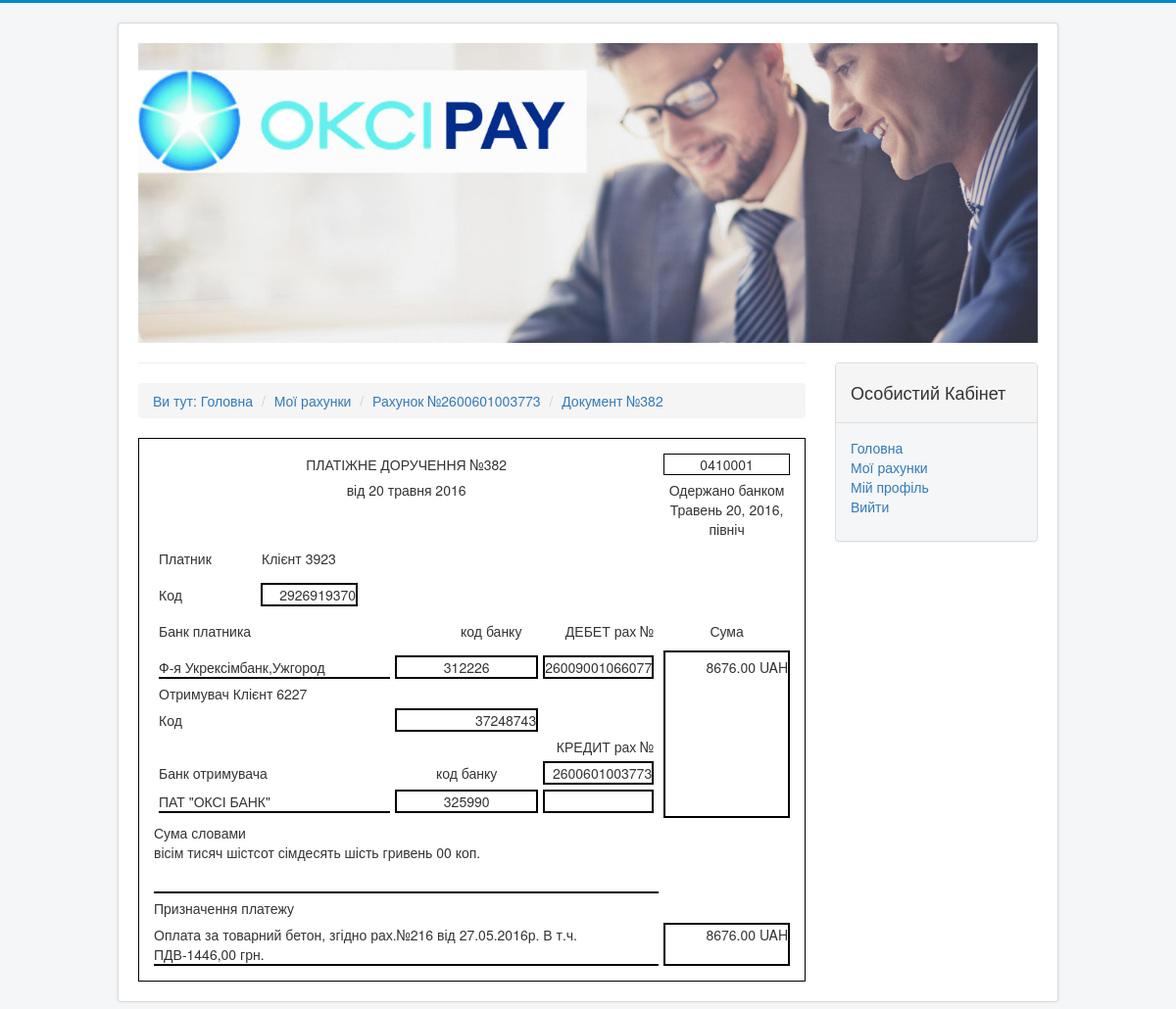
Page /account/docs/261/ (signed in) on the committed database.
### mainapp/models.py (models this page shows)
class Documents(models.Model):
    class Meta():
        db_table = 'documents'
    id_account = models.ForeignKey(Accounts)
    dt = models.TextField()
    dt_bank = models.TextField()
    docnum = models.CharField(max_length=10)
    code_bank_a = models.DecimalField(max_digits=9, decimal_places=0)
    account_a = models.DecimalField(max_digits=14, decimal_places=0)
    client_a = models.CharField(max_length=38)
    ident_a = models.CharField(max_length=10)
    code_bank_b = models.DecimalField(max_digits=9, decimal_places=0)
    account_b = models.DecimalField(max_digits=14, decimal_places=0)
    client_b = models.CharField(max_length=38)
    ident_b = models.CharField(max_length=10)
    debit_credit = models.BooleanField()
    kind = models.DecimalField(max_digits=2, decimal_places=0, null=True)
    amount = models.DecimalField(max_digits=16, decimal_places=0, null=True)
    purpose = models.TextField()
    amount_nv = models.DecimalField(max_digits=16, decimal_places=0, null=True)

class Banks(models.Model):
    class Meta():
        db_table = 'banks'
    code_bank = models.DecimalField(max_digits=6, decimal_places=0)
    bank_name = models.TextField()

### mainapp/views.py (the view)
# urls.py: url(r'^account/docs/(\d+)/$', views.doc),
def doc(request, id):
    args = {}
    args.update(csrf(request))
    document = Documents.objects.get(id=id)
    document.words_amount = convert_num2text(document.amount)
    document.amount = '{:.2f}'.format(float(document.amount) / 100.00)
    document.dt = datetime.strptime(document.dt, '%Y-%m-%d')
    document.dt_bank = datetime.strptime(document.dt_bank, '%Y/%m/%d %H:%M:%S')
    document.bank_name_a = Banks.objects.get(code_bank=document.code_bank_a).bank_name
    document.bank_name_b = Banks.objects.get(code_bank=document.code_bank_b).bank_name
    args['document'] = document
    args['username'] = auth.get_user(request).username
    return render_to_response('doc.html', args)

### mainapp/templates/doc.html
{% extends 'main.html' %}
{% block main_content %}
<hr />
<ol class="breadcrumb">
    <li><a href="/">Ви тут: Головна</a></li>
    <li><a href="/accounts/">Мої рахунки</a></li>
    <li><a href="/account/{{document.id_account.id}}">Рахунок №{{ document.account_b }}</a></li>
    <li><a href="/account/docs/{{document.id}}">Документ №{{ document.docnum }}</a></li>
</ol>
<div class="">
    <div style="width: 100%;  border: 1px solid black; padding: 10px; display: table; border-spacing: 5px;">
        <div style="display: table-row">
                <div style="width: 80%; display: table-cell; text-align: center; margin-bottom: 0;">ПЛАТІЖНЕ ДОРУЧЕННЯ №{{document.docnum}}</div>
                <div style="width: 20%; display: table-cell; text-align: center; border: 1px solid black; margin-bottom: 0; ">0410001</div>
        </div>
        <div style="display: table-row">
                <div style="width: 80%; display: table-cell; text-align: center; margin-bottom: 0;">від {{document.dt| date}}</div>
                <div style="width: 20%; display: table-cell; text-align: center; margin-bottom: 0; ">Одержано банком<br / >{{document.dt_bank}}</div>
        </div>
        <div style="display: table-row">
                <div style="display: table; width: 100%">
                    <div style="display: table-cell; width: 20%; text-align: left;" >Платник</div>
                    <div style="display: table-cell; width: 80%; text-align: left;">{{document.client_a}}</div>
                </div>
                <div style="width: 20%; display: table-cell; text-align: center; margin-bottom: 0; "></div>
        </div>
        <div style="display: table-row">
                <div style="display: table; width: 100%">
                    <div style="display: table-row">
                        <div style="display: table-cell; width: 20%; text-align: left;">Код</div>
                        <div style="display: table-cell; width: 20%; text-align: right; border: 2px solid black;">{{document.ident_a}}</div>
                        <div style="display: table-cell"></div>
                    </div>
                </div>
                <div style="width: 20%; display: table-cell; text-align: center; margin-bottom: 0; "></div>
        </div>
        <div style="display: table-row">
                <div style="display: table; width: 100%">
                    <div style="display: table-row">
                        <div style="display: table-cell; width: 60%; text-align: left;">Банк платника</div>
                        <div style="display: table-cell; width: 15%; text-align: center;">код банку</div>
                        <div style="display: table-cell; width: 25%; text-align: right;">ДЕБЕТ рах №</div>
                    </div>
                </div>
                <div style="width: 20%; display: table-cell; text-align: center; margin-bottom: 0; ">Сума</div>
        </div>
        <div style="display: table-row">
                <div style="display: table; width: 100%">
                    <div style="display: table-row">
                        <div style="display: table-cell; width: 60%; text-align: left;  border-bottom: 2px solid black">{{document.bank_name_a}}</div>
                        <div style="display: table-cell; width: 15%; text-align: center; border: 2px solid black">{{document.code_bank_a}}</div>
                        <div style="display: table-cell; width: 25%; text-align: right; border: 2px solid black">{{document.account_a}}</div>
                    </div>
                    <div style="display: table-row">
                        <div style="display: table-cell; width: 20%; text-align: left; ">Отримувач {{document.client_b}}</div>
                        <div style="display: table-cell; width: 80%; text-align: left;"></div>
                    </div>
                    <div style="display: table-row">
                        <div style="display: table-cell; width: 20%; text-align: left;">Код</div>
                        <div style="display: table-cell; width: 20%; text-align: right; border: 2px solid black;">{{document.ident_b}}</div>
                        <div style="display: table-cell"></div>
                    </div>
                    <div style="display: table-row">
                        <div style="display: table-cell; width: 60%; text-align: left;"></div>
                        <div style="display: table-cell; width: 15%; text-align: center;"></div>
                        <div style="display: table-cell; width: 25%; text-align: right;">КРЕДИТ рах №</div>
                    </div>
                    <div style="display: table-row">
                        <div style="display: table-cell; width: 60%; text-align: left; ">Банк отримувача</div>
                        <div style="display: table-cell; width: 15%; text-align: center;">код банку</div>
                        <div style="display: table-cell; width: 25%; text-align: right; border: 2px solid black">{{document.account_b}}</div>
                    </div>
                    <div style="display: table-row">
                        <div style="display: table-cell; width: 60%; text-align: left;  border-bottom: 2px solid black">{{document.bank_name_b}}</div>
                        <div style="display: table-cell; width: 15%; text-align: center; border: 2px solid black">{{document.code_bank_b}}</div>
                        <div style="display: table-cell; width: 25%; text-align: right; border: 2px solid black">{{document.account_c}}</div>
                    </div>
                </div>
                <div style="width: 20%; display: table-cell; text-align: right; border: 2px solid black; margin-bottom: 0; ">{{document.amount}} UAH </div>
        </div>
        <div style="display: table-row">
                <div style="width: 80%; display: table-cell; text-align: left; margin-bottom: 0;">Сума словами <br />{{document.words_amount}}</div>
                <div style="width: 20%; display: table-cell; text-align: center; margin-bottom: 0;"></div>
        </div>
        <br />
        <div style="display: table-row">
                <div style="width: 80%; display: table-cell; text-align: left; margin-bottom: 0; border-bottom: 2px solid black"> </div>
                <div style="width: 20%; display: table-cell; text-align: center; margin-bottom: 0;"></div>
        </div>
        <div style="display: table-row">
                <div style="width: 80%; display: table-cell; text-align: left; margin-bottom: 0;">Призначення платежу</div>
                <div style="width: 20%; display: table-cell; text-align: center; margin-bottom: 0;"></div>
        </div>
        <div style="display: table-row">
                <div style="width: 80%; display: table-cell; text-align: left; margin-bottom: 0; border-bottom: 2px solid black">{{document.purpose}}</div>
                <div style="width: 20%; display: table-cell; text-align: right; margin-bottom: 0; border: 2px solid black"> {{document.amount}} UAH</div>
        </div>
    </div>
    </div>
{% endblock %}

### static/css/mainstyle.css (style rules this page uses)
body { -webkit-font-smoothing: antialiased; -moz-osx-font-smoothing: grayscale; border-top: 3px solid #0088cc; padding: 20px; background-color: #f4f6f7; }

### rows in the picture
Documents: account_b "2600601003773", docnum "382", dt "20 травня 2016", dt_bank "Травень 20, 2016, північ", client_a "Клієнт 3923", ident_a "2926919370", bank_name_a "Ф-я Укрексімбанк,Ужгород", code_bank_a "312226", account_a "26009001066077", client_b "Клієнт 6227", ident_b "37248743", bank_name_b "ПАТ \"ОКСІ БАНК\"", code_bank_b "325990", amount "8676.00", words_amount "вісім тисяч шістсот сімдесять шість гривень 00 коп.", purpose "Оплата за товарний бетон, згідно рах.№216 від 27.05.2016р. В т.ч. ПДВ-1446,00 грн."
